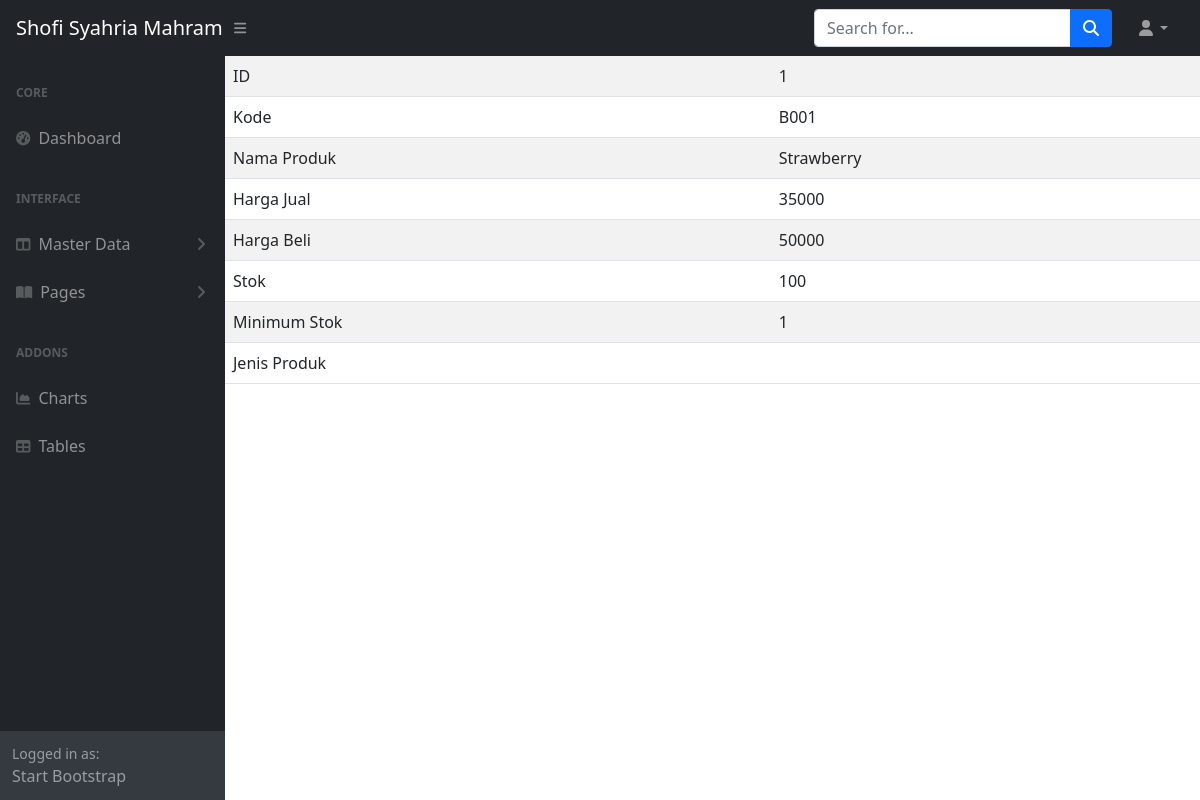
The app's page /admin/view_produk.php?id=1 with its own data.
### tables this page shows
CREATE TABLE `produk` (
  `id` int(11) NOT NULL,
  `kode` varchar(10) NOT NULL,
  `nama` varchar(50) NOT NULL,
  `harga_jual` double DEFAULT NULL,
  `harga_beli` double DEFAULT NULL,
  `stok` int(11) DEFAULT NULL,
  `min_stok` int(11) DEFAULT NULL,
  `deskripsi` text DEFAULT NULL,
  `kategori_produk_id` int(11) NOT NULL,
  `image` varchar(55) NOT NULL
);

### admin/view_produk.php (the view, shortened to what this page needs)
<?php
require_once 'dbkoneksi.php';
?>
<?php
include_once 'top.php';
include_once 'menu.php';
?>
<?php
    $_id = $_GET['id'];
    $sql = "SELECT * FROM produk WHERE id=?";
    $st = $dbh->prepare($sql);
    $st->execute([$_id]);
    $row = $st->fetch();
?>
<table class="table table-striped">
    <tbody>
        <tr><td>ID</td><td><?=$row['id']?></td></tr>
        <tr>  <td>Kode</td><td><?=$row['kode']?></td></tr>
        <tr>   <td>Nama Produk</td><td><?=$row['nama']?></td></tr>
        <tr>   <td>Harga Jual</td><td><?=$row['harga_jual']?></td></tr>
        <tr>   <td>Harga Beli</td><td><?=$row['harga_beli']?></td></tr>
        <tr>   <td>Stok</td><td><?=$row['stok']?></td></tr>
        <tr>   <td>Minimum Stok</td><td><?=$row['min_stok']?></td></tr>
        <tr>   <td>Jenis Produk</td><td><?=$row['jenis_produk_id']?></td></tr>
    </tbody>
</table>

### records on screen
produk: id "1", kode "B001", nama "Strawberry", harga_jual "35000", harga_beli "50000", stok "100", min_stok "1"
